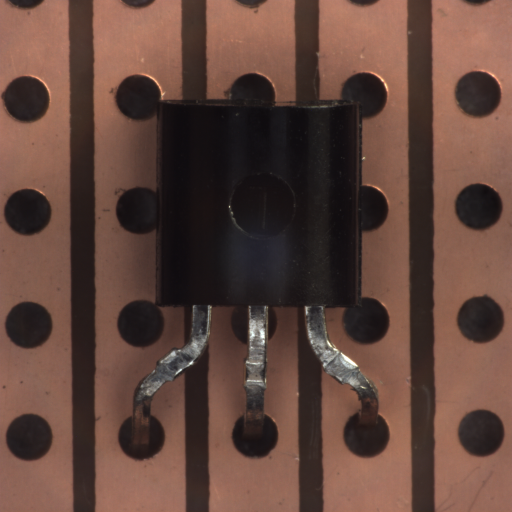
#> input picture CNN_Bildklassifizierung/demo/003.png, 1024 x 1024 px, found by its file name (shown at 1/2 size)
$ jupyter execute --allow-errors Notebook.ipynb
#> lines starting #> are read from the running program, lines starting #| are printed output that depends on the picture
### Was_macht_eine_Schraube_zu_einer_Schraube/app/preProcessImages.py
#/bin/env/python3

# Dieses Skript implementiert Vorbearbeitung und Abspeicherung der Bilder für das DCGAN Training.
#
# This code is available under a GPL v3.0 license and comes without
# any explicit or implicit warranty.
#
# (C) Simon Schwaiger 2021 <schwaige@technikum-wien.at>

import os
from os import listdir
from os.path import isfile, join

import cv2
import numpy as np

from PIL import Image

# Anlegen der Verzeichnisse für Trainingsdaten, generierte Bilder und Modelle
def createDir(directory):
    if not os.path.exists(directory):
        os.makedirs(directory)

createDir('./processedImages')
createDir('./genImages')
createDir('./savedModels')
#> further down, testImage is the input picture: shape (1024, 1024, 3); mean B, G, R 60.3, 69.6, 97.5

#############################################################
#####           Bildverarbeitungsfunktionen             #####

# [73 lines left out: functions readImageDir, clusterImage, getBiggestContour, getMask, removeBackground, not called in this run]


def preProcessImages(images, scaleFactor=2, rmBG=False):
    """ Führt die Vorverarbeitung der Bilder für das Training durch """
#> called with scaleFactor = 32, rmBG = False
    outImages =  []
    for img in images:
        # Konvertierung zu Graustufen
        img = cv2.cvtColor(img, cv2.COLOR_BGR2GRAY)
        # Entfernen des Hintergrunds
        if rmBG: img = removeBackground(img)
        # Skalierung
        width = int(img.shape[0]/scaleFactor)
        height = int(img.shape[1]/scaleFactor)
        img = cv2.resize(img, (width, height), fx=0, fy=0, interpolation=cv2.INTER_LINEAR)
        outImages.append(img)
#> this loop made 1 pass
#> (width, height) on pass 1: (32, 32)
#> pass 1, in preProcessImages, `img = cv2.cvtColor(img, cv2.COLOR_BGR2GRAY)`:
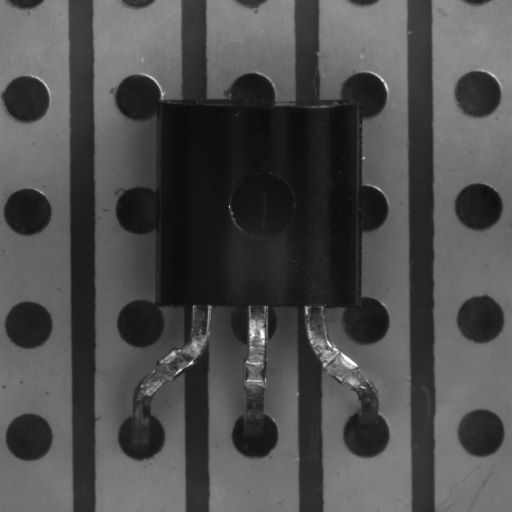
#> img: shape (1024, 1024) (shown at 1/2 size); min 11, max 255, mean 76.9
#> pass 1, in preProcessImages, `img = cv2.resize(img, (width, height), fx=0, fy=0, interpolation=cv2.I..`:
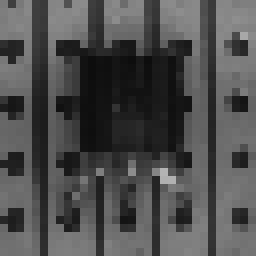
#> img: shape (32, 32) (shown 8 times larger); min 13, max 180, mean 77.8
#> after the loop, outImages = 1 item
    return np.array(outImages)

# [9 lines left out: function normaliseImageData, not called in this run]


#############################################################
#####       Einlesen der Trainings- und Testdaten       #####

# [10 lines that do not run on import are left out]

### Was_macht_eine_Schraube_zu_einer_Schraube/Notebook.ipynb
# Was macht eine Schraube zu einer Schraube?

## Storyboard

<div style="text-align: justify">
    In der Technikum Digital Factory stellen wir zurzeit Roboter für Forschung- und Ausbildungszwecke her. Die Maschinen in der Fertigungsstraße werden dabei automatisch mit belieferten Komponenten wie z.B. Schrauben bestückt, damit die Produktion vollautomatisch abläuft. Durch diesen hohen Grad der Automatisierung fällt es aber oftmals erst spät auf, wenn fehlerhafte oder beschädigte Komponenten geliefert wurden. Beschädigungen fallen oft erst dadurch auf, dass das Teil nicht eingebaut werden kann; wodurch die ganze Maschine zum Stehen kommen kann. Also liegt es nahe, Schrauben und andere Teile vor dem Bestücken der Maschine zu kontrollieren. Da die händische Kontrolle bei großen Stückzahlen sehr zeitaufwändig ist, wollen wir diese automatisiert durchführen.
    <br /><br />

    Aber wie erkennen wir automatisch Beschädigungen an gelieferten Teilen?
    <br /><br />

    Um diese Frage zu beantworten, wollen wir mittels eines Kamerabilds Schrauben auf Beschädigungen überprüfen, bevor sie in eine Maschine eingelegt werden. Da die Produktion aber noch nicht in vollem Gange ist, haben wir nur einige wenige beschädigte Schrauben als Referenz zur Verfügung. Also können wir nur wenige Beispielbilder von beschädigten Schrauben aufnehmen, um unser System zu trainieren.
    <br /><br />

    Wir benötigen also ein System welches lernt, visuell beschädigte von unbeschädigten Schrauben zu unterscheiden. Aber was macht eine Schraube überhaupt zu einer beschädigten Schraube?
    </div>

### Generative Adversarial Networks
<div style="text-align: justify">
    In den AIAV Videos <a href="https://www.youtube.com/watch?v=5dJyt0m5PJw&list=PLfJEPw9Zb0EPLEZZlNCQc9F3F7RWG6EsK&index=31">Classifier vs. Detector</a>, <a href="https://www.youtube.com/watch?v=cdVDMm5Wscc&list=PLfJEPw9Zb0EPLEZZlNCQc9F3F7RWG6EsK&index=35">CNN Classifier</a>, <a href="https://www.youtube.com/watch?v=ioDdAE6AOMQ&list=PLfJEPw9Zb0EPLEZZlNCQc9F3F7RWG6EsK&index=39">Multinomial Naive Bayes Classifier</a> und <a href="https://www.youtube.com/watch?v=yhY9O-5BW74&list=PLfJEPw9Zb0EPLEZZlNCQc9F3F7RWG6EsK&index=40">Gaussian Naive Bayes Classifier</a> haben wir uns bereits verschiedene Arten der Klassifizierung angesehen. Dabei lernen Modelle bestimmte Aufgaben, z.B. das Erkennen eines Hammers, mithilfe von Trainingsdaten.
    <br /><br />

    Dabei stellt sich die Frage, wo diese Daten für die Trainingssequenzen herkommen. Will man z.B. einen Hammer erkennen, braucht man mehrere Bilder von dem Hammer, den man erkennen will. Sollen jetzt mehrere verschiedene Arten von Hammern erkannt werden, sind mehrere Bilder von allen zu erkennenden Hammerarten notwendig. Die Anforderungen an qualitative Trainingsdaten werden schnell sehr hoch; je genereller die Klassifizierung, desto mehr Trainingsdaten braucht man.
    <br /><br />

    Dieses Problem kann man mit <a href="https://ieeexplore.ieee.org/abstract/document/8253599">Generative Adversarial Networks (GAN)</a> umgehen. Die Idee von GANs ist es, zwei neuronale Netzwerke (siehe AIAV Video <a href="https://www.youtube.com/watch?v=pmfIJ3XUw2c&list=PLfJEPw9Zb0EPLEZZlNCQc9F3F7RWG6EsK&index=37">Klassische Neuronale Netze</a>) gegeinander antreten zu lassen. Diese beiden Netzwerke heißen Generator und Diskriminator. Die Aufgabe des Generators ist es, aus Rauschen Daten zu generieren, welche zu einem vorgegebenen Datensatz passen. Der Diskriminator versucht dann, die echten von den genierierten Daten zu unterscheiden.
    <br /><br />

    Abbildung 1 zeigt echte sowie generierte Bilder von Schrauben. Die echten Bilder sind aus einem <a href="https://www.mvtec.com/company/research/datasets/mvtec-ad">offenen Datensatz</a>, während die generierten Bilder von einem, anhand diesen Datensatzes trainierten, GAN erzeugt wurden. Da das GAN anhand des Datensatzes trainiert wurde, erzeugt sein Generator Bilder, welche zu den bestehenden Bildern im Datensatz passen. Die echten Bilder wurden dabei auf die gleiche Auflösung (32x32 Pixel) skaliert, wie die Bilder aus dem GAN. Können Sie erkennen, welche Bilder echt sind und welche nicht?
     </div>

_Abbildung 1: Hier sehen Sie echte sowie generierte Bilder von Schrauben. Die echten Bilder sind aus einem <a href="https://www.mvtec.com/company/research/datasets/mvtec-ad">offenen Datensatz</a>, während die generierten Bilder von einem, anhand diesen Datensatzes, trainierten Generative Adversarial Networks kommen. Können Sie erkennen, welche Bilder echt sind und welche nicht?_

<div style="text-align: justify">
    Abbildung 2 zeigt den Ablauf, wie GANs trainiert werden. Zunächst erzeugt der Generator auf Basis eines rauschenden Signals eine Probe. Diese Probe entspricht einem Eintrag im Trainingsdatensatz. Danach wird eine weitere Probe, dieses Mal aus dem Trainingsdatensatz, genommen. Nun werden beide Proben in den Diskriminator gegeben, welcher für jede der Proben schätzt, ob diese echt, also aus dem Trainingsdatensatz ist, oder vom Generator erzeugt wurde. Während des Trainings wird dieser Ablauf mehrmals durchgeführt, mit dem Ziel, gleichzeitig Generator und Diskriminator zu optimieren.
    </div>

_Abbildung 2: Die Idee von Generative Adversarial Networks (GAN) ist es, gleichzeitig den Generator und einen Diskriminator zu trainieren. Der Generator versucht dabei aus Rauschen einen Ausgang zu erzeugen, welcher der Probe aus den Trainingsdaten ähnlich ist. Diese generierten Datenproben werden dann zusammen mit Proben aus dem Trainingsdatensatz dem Diskriminator übergeben. Die Aufgabe des Diskriminators ist dann zu unterscheiden, welche Proben echt und welche generiert sind. Der Ablauf von GAN ist hier mittels dem <a href="https://www.mvtec.com/company/research/datasets/mvtec-ad">Datensatz von Schraubenbildern</a> gezeigt._

<div style="text-align: justify">
    Nach dieser Trainingssequenz können wir nun Generator und Diskriminator speichern und für andere Aufgaben verwenden. In unserem Beispiel kann der Generator nach genug Trainingsepisoden Bilder von Schrauben erzeugen, welche nicht von den Trainingsbildern unterscheidbar sind. Der Diskriminator hat währenddessen gelernt zu erkennen, ob das eingegebene Bild von einer Schraube ist, oder nicht.
    </div>

### Praktische Implementierung

<div style="text-align: justify">
    Für die praktische Implementierung des Usecases trainieren wir ein GAN anhand von aufgenommenen Bildern von unbeschädigten Schrauben. Dabei werden die Bilder zunächst als Graustufenbild eingelesen und auf eine Auflösung von 32 mal 32 Pixel skaliert. Die Skalierung auf so eine niedrige Auflösung ist notwendig, um den Rechenaufwand des Trainings gering zu halten. Nach dem Training werden Generator und Diskriminator zur Klassifizierung wiederverwendet. Dabei wird ein Modell zur <a href="https://arxiv.org/abs/1703.05921">Erkennung von Anomalien</a> basierend auf Generator und Diskriminator trainiert. Dieses entscheidet, ob neue und damit unbekannte Bilder die gleichen Merkmale aufweisen, wie die Bilder im Trainingsdatensatz.
    <br /><br />

    Abbildung 3 zeigt den Ablauf der Lösung. Dabei führen wir die Trainingssequenz vorab anhand der Trainingsdaten durch und speichern die Trainierten Netzwerke ab, da der benötigte Rechenaufwand für das Training relativ hoch ist. Während des Betriebs lesen wir dann Schraubenbilder ein, bearbeiten sie genauso wie die Trainingsdaten vor und lassen das Modell entscheiden ob das Bild Anomalien aufweist. Anomalien sind in diesem Fall Beschädigungen an der Schraube.
    </div>

_Abbildung 3: Wir verwenden Generator und Diskriminator aus dem GAN wieder, um zu erkenen ob unsere Schrauben beschädigt sind. Die beschädigten Schrauben passen sie nicht zu den Schrauben aus dem Trainingsdatensatz und werden daher als beschädigt erkannt._

### Fazit

<div style="text-align: justify">
Generative Adversarial Networks erlauben es uns zu lernen, auch wenn nicht genug Daten für das Training von anderen Arten von Modellen vorhanden sind. Obwohl wir mit kleinen Neuronalen Netzwerken und in einer niedrigen Auflösung von 32x32 Pixeln gearbeitet haben, war die benötigte Rechenleistung für das Training relativ hoch. Dafür sind GANs aber eine sehr flexible Lösung. Vor allem in Kombination mit anderen Verfahren aus AI erlauben sie es uns, praktische Probleme zu lösen, ohne zuerst eine große Menge an Trainingsdaten aufnehmen zu müssen.
    </div>

<P style="page-break-before: always">

## Codedokumentation

Die Implementierung wurde mit <a href="https://github.com/plaidml/plaidml">PlaidML</a> als Machine Learning Bibliothek und <a href="https://keras.io/">Keras</a> als Anwenderinterface für die Bibliothek in <a href="https://www.python.org/">Python 3</a> realisiert. <a href="https://pillow.readthedocs.io/en/stable/">Pillow</a> und <a href="https://pypi.org/project/opencv-python/">opencv-python</a> wurden für allgemeine Bildverarbeitung und <a href="https://matplotlib.org/">Matplotlib</a> sowie <a href="https://numpy.org/">Numpy</a> für Visualisierung und Datenmanagement genutzt. PlaidML wurde für die Implementierung gewählt, da mit dieser Bibliothek das Training mit Grafikkarten von allen gängigen Herstellern beschleunigt werden kann. Dadurch, dass relativ viele Trainingsepisoden (70000 im Beispiel oben) durchgeführt werden müssen, benötigt diese Lösung zum Training die Beschleunigung durch eine Grafikkarte. Als Basis für die Implementierung wurden zwei Paper zu <a href="https://arxiv.org/pdf/1511.06434.pdf">Representation Learning mit GANs</a> und <a href="https://link.springer.com/chapter/10.1007/978-3-319-59050-9_12">Anomalieerkennung mittels GANs</a> sowie zwei Implementierungen auf Github <a href="https://github.com/tkwoo/anogan-keras">[1]</a>, <a href="https://github.com/neverrop/anogan_1">[2]</a> verwendet.

### Aufbau der Applikation

Das Skript [*prepareWorkspace.sh*](./app/prepareWorkspace.sh) installiert automatisch alle benötigten Software Komponenten in einem Python 3 Virtual Environment, lädt die Trainingsdaten herunter und bearbeitet die Trainingsbilder vor. Das Skript führt dabei auch die Konfiguration von PlaidML durch, bei welcher Sie einfach den Anweisungen am Terminal folgen können. Dabei kann die Grafikkarte als Methode zur Beschleunigung des Trainings ausgewählt werden. Bitte beachten Sie, dass das Training selbst mit Grafikkarte mehrere Stunden dauert.

Anschließend kann das [trainModels.py](./app/trainModels.py) Python Skript ausgeführt werden, um das Generative Adversarial Network anhand der heruntergeladenen Bilder zu trainieren.

Nach erfolgreichem Training können sie das [anomalyDetection.py](./app/anomalyDetection.py) Skript ausführen, um ein Bild aus den Testdaten zu laden und auf Beschädigungen zu untersuchen. Die Ergebnisse werden vom Programm visualisiert.

Das Skript [*deleteWorkspace.sh*](./app/deleteWorkspace.sh) löscht den Workspace sowie alle heruntergeladenen und generierten Dateien.

### Vorbereitung der Bilder

Zunächst werden alle benötigten Module importiert und einige Funktionen zur Bildverarbeitung implementiert. _readImageDir_ liest alle Bilder in einem Verzeichnis ein, _clusterImage_ wendet <a href="https://docs.opencv.org/4.5.2/d1/d5c/tutorial_py_kmeans_opencv.html">K-Means Clustering</a> auf ein Bild an um ein Bild in eine Bestimmte Anzahl an Bereichen aufzuteilen, _getBiggestContour_ ermittelt die größte durchgehende Kontur in einem Bild, _getMask_ ermittelt die Maske zur Hintergrundentfernung und _removeBackground_ wendet diese Maske an, um den Hintergrund zu entfernen.

_preProcessImages_ führt die Konvertierung zu Graustufen, Skalierung und optionale Hintergrundentfernung für alle eingelesenen Bilder durch. Skalierung und Konvertierung zu Graustufen werden dabei mittels OpenCV durchgeführt. Für die Hintergrundentfernung wird das skalierte Graustufenbild zunächst auf Konturen im Bild untersucht. Diese werden eingezeichnet und gefüllt, um die Schraube grob vom Hintergrund zu tennen. Da dabei aber durch die Belichtung einige Artefakte entstehen, wenden wir Unschärfe auf das Bild an und verwenden K-Means Clustering, um das Bild in zwei Bereiche aufzuteilen. Diese Bereiche werden mittels Konturerkennung noch einmal klar getrennt, um den Hintergrund bestmöglich von der Schraube zu unterscheiden.

[cell 1]
import os
from os import listdir
from os.path import isfile, join

import cv2
import numpy as np

from PIL import Image

# Anlegen der Verzeichnisse für Trainingsdaten, generierte Bilder und Modelle
def createDir(directory):
    if not os.path.exists(directory):
        os.makedirs(directory)

createDir('./processedImages')
createDir('./genImages')
createDir('./savedModels')

#############################################################
#####           Bildverarbeitungsfunktionen             #####

def readImageDir(path, scaleFactor=2):
    """ Liest alle Bilder in einem Verzeichnis ein und skaliert sie """
    files = [f for f in listdir(path) if isfile(join(path, f))]
    imageData = []
    # Jedes Bild wird eingelesen und auf 128x128 Pixel Skaliert
    # Die Skalierung ist notwendig, um die Performance zu erhöhen
    for filename in files:
        # Einlesen der Bilddatei
        filename = '{}/{}'.format(path, filename)
        img = cv2.imread(filename)
        width = int(img.shape[0]/scaleFactor)
        height = int(img.shape[1]/scaleFactor)
        img = cv2.resize(img, (width, height), fx=0, fy=0, interpolation=cv2.INTER_LINEAR)
        imageData.append(np.asarray(img))
    # Alle Bilder werden in einem Numpy Array gespeichert
    return np.array(imageData)


# [81 lines left out: functions clusterImage, getBiggestContour, getMask, removeBackground, preProcessImages, normaliseImageData, not called in this run]

Wir lesen nun die Trainingsbilder ein und bereiten diese mittels den oben vorgestellten Bildverarbeitungsfunktionen vor. Dabei werden die Bilder auf eine Auflösung von 32x32 Pixel skaliert. Diese Skalierung ist notwendig um die Benötigte Rechenleistung für das Training so gering zu halten, dass es auf normalen PCs mit Grafikkarte durchfürhbar ist. Anschließend werden die Bilder als numpy Datei abgespeichert, damit sie im Trainingsskript verwendet werden können.

#> (a cell that did not finish here is left out)

### Training des Generative Adversarial Networks

Nach Vorbearbeitung der Bilder werden Generator, Diskriminator und ein kombiniertes Modell aus den beiden mittels Keras definiert. Der Generator nimmt dabei einen Vektor der Länge 128 als Eingang und ein Graustufenbild mit einer Auflösung von 32x32 Pixeln als Ausgang. Dieser Eingangsvektor wird auch latente Variable genannt und mit zufälligen Werten aus einer Gleichverteilung gefüllt. Aus diesen Werten soll der Generator Bilder erzeugen.

[cell 3]
# [27 lines left out: function generator, not called in this run]

Der Diskriminator nimmt ein 32x32 Graustufenbild als Eingang und hat einen einzigen Wert als Ausgang. Dieser Ausgangswert gibt an, ob der Diskriminator das eingegebene Bild als echt oder unecht einschätzt.

[cell 4]
# [22 lines left out: function discriminator, not called in this run]

Das Kombinierte Modell setzt Generator und Diskriminator zusammen. Damit nimmt es die latente Variable als Eingang und die Einschätzung, ob das Bild echt oder unecht ist, als Ausgang.

[cell 5]
# [7 lines left out: function generatorContainingDiscriminator, not called in this run]

Anschließend implementieren wir die GAN Klasse. Diese instanziert und trainiert die oben gezeigten Modelle. Die durchgeführten Schritte sind dabei in jeder Trainingsepoche gleich: Zufällige Werte für die latente Variable werden ermittelt. Aus diesen erzeugt der Generator Bilder. Diese werden dann gemeinsam mit Bildern aus dem Trainingsdatensatz zum training des Diskriminators verwendet. Dabei markieren wir die generierten Bilder als unecht (0) und die Bilder aus den Trainingsdaten als echt (1).

Dannach nehmen wir die Gewichte des Diskriminator als nicht trainierbar an, um mittels des kombinierten Modells den Generator zu trainieren. Dabei geben wir die zufälligen Werte der latenten Variable als Eingang und die Einschätzung, das Bild sei echt, als Ausgang an. Da der Diskriminator im gemeinsamen Modell nicht trainierbar ist, muss der Generator also lernen realistischere Bilder zu erzeugen, damit der gewünschte Ausgangswert erreicht wird.

[cell 6]
class GAN():
    # [108 lines left out: functions __init__, train, saveModels, sample_images, print_input_images, not called in this run]

Da alle benötigten Komponenten implementiert sind, kann das Training starten. Dazu werden die Trainingsdaten geladen und die GAN Klasse instanziert. Die GAN Klasse speichert dann eine Visualisierung der Trainingsdaten als Bild ab, bevor das Training gestartet wird. Wir trainieren das GAN für 70000 Episoden und erzeugen in jeder Episode 64 Bilder. Eine Visualisierung der generierten Bilder, sowie die aktuellen Modelle werden alle 5000 Episoden abgespeichert.

#> (a cell that did not finish here is left out)

### Erkennung von Anomalien
Nach erfolgreichem Training können Generator und Diskriminator zur Erkennung von beschädigten Schrauben eingesetzt werden. Dazu importieren wir zunächst die benötigten Module und implementieren einige Hilfsfunktionen.

[cell 8]
# Setzen von PlaidML als Backend
import os
os.environ["KERAS_BACKEND"] = "plaidml.keras.backend"

# Import der benötigten Module
from keras.models import Sequential, Model, load_model
from keras.layers import Input, Reshape, Dense, Dropout, MaxPooling2D, Conv2D, Flatten
from keras.layers import Conv2DTranspose, LeakyReLU, Activation, BatchNormalization, ZeroPadding2D
from keras.optimizers import Adam, RMSprop, SGD
from keras.utils.generic_utils import Progbar

from keras import backend as K
from keras import initializers

import numpy as np

import trainModels
from trainModels import generator, discriminator

from preProcessImages import preProcessImages

import matplotlib.pyplot as plt
from PIL import Image
import cv2

# [5 lines left out: function genImages, not called in this run]

def anomalyLossFunc(yTrue, yPred):
    """ Wendet die Loss Funktion aus AnoGAN an """
    return K.sum(K.abs(yTrue - yPred))

# [6 lines left out: function featureExtractor, not called in this run]

def anomalyDetector(latentDim=128):
    """ Setzt Feature Extractor und Generator zusammen, um das Modell zur Anomalieerkennung zu erhalten """
    g = load_model('./savedModels/generator')
    intermidiateModel = featureExtractor()
    intermidiateModel.trainable = False
    #g = Model(inputs=g.layers[1].input, outputs=g.layers[-1].output)
    g.trainable = False
    #
    aInput = Input(shape=(latentDim,))
    gInput = Dense((latentDim), trainable=True)(aInput)
    #gInput = Activation('sigmoid')(gInput)
    #
    G_out = g(gInput)
    D_out= intermidiateModel(G_out)
    model = Model(inputs=aInput, outputs=[G_out, D_out])
    model.compile(loss=anomalyLossFunc, loss_weights= [0.90, 0.10], optimizer='adam')
    #
    return model

# [9 lines left out: function getAnomalyScore, not called in this run]

Anschließend öffnen wir die Testbilder, bearbeiten diese vor und laden die trainieren Modelle. Dabei wird auf Basis von Generator und Diskriminator ein neues Modell trainiert, welches verschiedenen Bildbereichen einen Anomalie Score zuweist.

Die Einschätzung, ob es sich bei bestimmten Bildbereichen um Anomalien handelt, wird anschließend mittels Matplotlib visualisiert.

#> (a cell that did not finish here is left out)

$ run again, with CNN_Bildklassifizierung/demo/002.png copied over CNN_Bildklassifizierung/demo/003.png
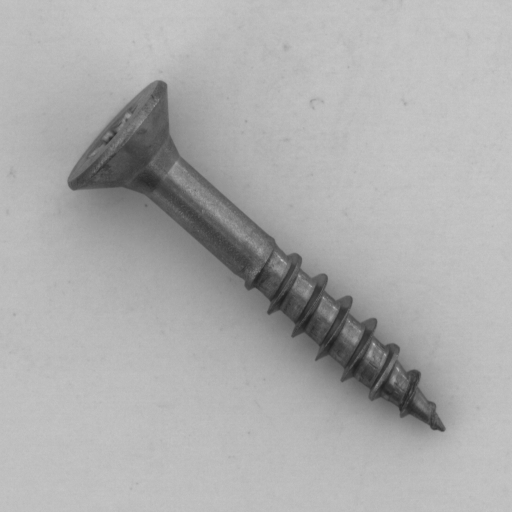
#> input picture CNN_Bildklassifizierung/demo/002.png, 1024 x 1024 px, found by its file name (shown at 1/2 size)
#> testImage is the input picture: shape (1024, 1024, 3); min 29, max 221, mean 171.8
#> the loop in preProcessImages, `for img in images:` made 1 pass
#> (width, height) on pass 1: (32, 32)
#> pass 1, in preProcessImages, `img = cv2.resize(img, (width, height), fx=0, fy=0, interpolation=cv2.I..`:
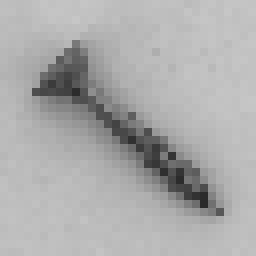
#> img: shape (32, 32) (shown 8 times larger); min 42, max 198, mean 171.8
#> after the loop in preProcessImages, `for img in images:`: outImages = 1 item
